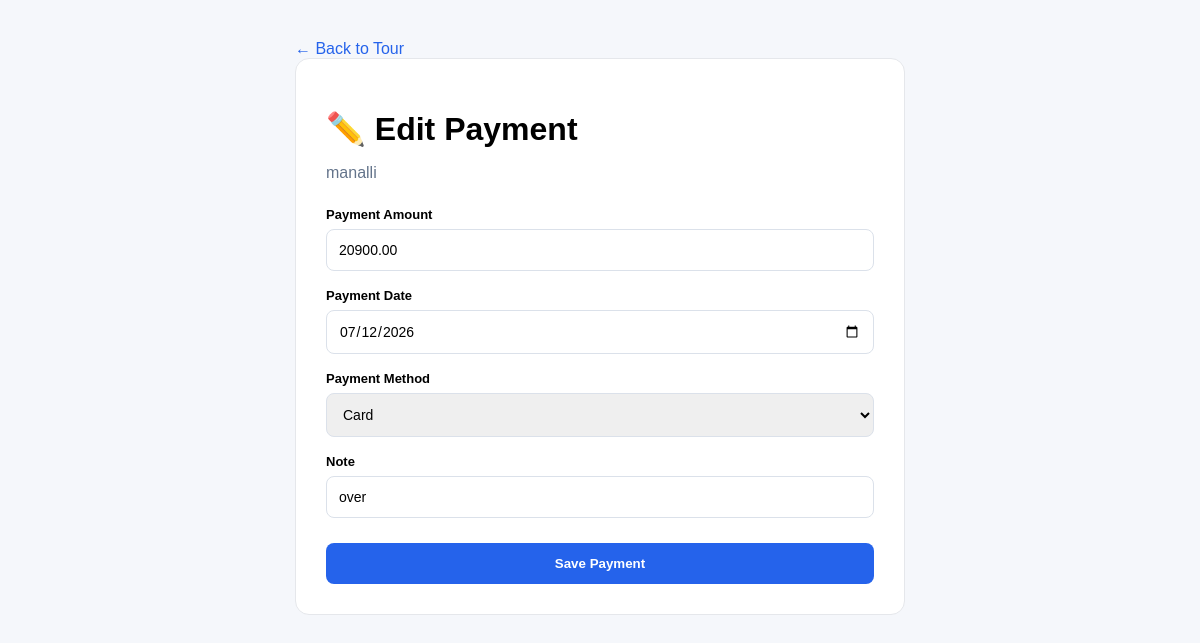
Screenshot of /payments/2/edit/ with the database file from the repository.
### finance/models.py (models this page shows, shortened)
class Tour(models.Model):
    tour_name = models.CharField(max_length=200)
    tour_date = models.DateField()
    customer_count = models.PositiveIntegerField(default=0)
    package_amount = models.DecimalField(
        max_digits=12,
        decimal_places=2,
        default=0
    )
    collection = models.DecimalField(
        max_digits=12,
        decimal_places=2,
        default=0
    )
    hotel_expense = models.DecimalField(
        max_digits=12,
        decimal_places=2,
        default=0
    )
    car_expense = models.DecimalField(
        max_digits=12,
        decimal_places=2,
        default=0
    )
    food_expense = models.DecimalField(
        max_digits=12,
        decimal_places=2,
        default=0
    )
    other_expense = models.DecimalField(
        max_digits=12,
        decimal_places=2,
        default=0
    )
    created_at = models.DateTimeField(auto_now_add=True)

class Payment(models.Model):
    tour = models.ForeignKey(
        Tour,
        on_delete=models.CASCADE,
        related_name='payments'
    )
    amount = models.DecimalField(
        max_digits=12,
        decimal_places=2
    )
    payment_date = models.DateField()
    payment_method = models.CharField(
        max_length=50,
        default='Cash'
    )
    note = models.CharField(
        max_length=255,
        blank=True
    )
    created_at = models.DateTimeField(
        auto_now_add=True
    )

### finance/views.py (the view, shortened to what this page needs)
def edit_payment(request, payment_id):
    payment = get_object_or_404(
        Payment,
        id=payment_id
    )
    tour = payment.tour
    other_paid = sum(
        p.amount
        for p in tour.payments.all()
        if p.id != payment.id
    )
    max_allowed = (
        tour.package_amount - other_paid
    )
    return render(
        request,
        'finance/edit_payment.html',
        {
            'payment': payment,
            'tour': tour,
            'max_allowed': max_allowed
        }
    )

### finance/templates/finance/edit_payment.html (shortened to what this page needs)
<!DOCTYPE html>
<html lang="en">
<head>
</head>
<body>
<div class="page">
    <a href="/tours/{{ tour.id }}/">
        ← Back to Tour
    </a>
    <div class="card">
        <h1>✏️ Edit Payment</h1>
        <p class="sub">
            {{ tour.tour_name }}
        </p>
        <form method="POST">
            <label>
                Payment Amount
            </label>
            <input
                type="number"
                name="amount"
                value="{{ payment.amount }}"
                min="1"
                max="{{ max_allowed }}"
                step="0.01"
                required
            >
            <label>
                Payment Date
            </label>
            <input
                type="date"
                name="payment_date"
                value="{{ payment.payment_date|date:'Y-m-d' }}"
                required
            >
            <label>
                Payment Method
            </label>
            <select name="payment_method">
                <option value="Card"
                    {% if payment.payment_method == "Card" %}selected{% endif %}>
                    Card
                </option>
            </select>
            <label>
                Note
            </label>
            <input
                type="text"
                name="note"
                value="{{ payment.note }}"
            >
            <button type="submit">
                Save Payment
            </button>
        </form>
    </div>
</div>
</body>
</html>

### finance/templates/finance/edit_payment.html (style rules this page uses)
* { box-sizing: border-box; font-family: Arial, sans-serif; }
body { margin: 0; background: #f5f7fb; }
.page { max-width: 650px; margin: auto; padding: 40px 20px; }
.card { background: white; padding: 30px; border-radius: 14px; border: 1px solid #e5e7eb; }
a { color: #2563eb; text-decoration: none; }
h1 { margin-bottom: 6px; }
.sub { color: #64748b; margin-bottom: 25px; }
label { display: block; margin: 17px 0 7px; font-size: 13px; font-weight: 600; }
input, select { width: 100%; padding: 12px; border: 1px solid #dbe1ea; border-radius: 8px; font-size: 14px; }
button { width: 100%; margin-top: 25px; padding: 13px; border: none; border-radius: 8px; background: #2563eb; color: white; font-weight: 600; cursor: pointer; }

### rows the page displays
Tour: tour_name "manalli"
Payment: amount "20900.00", payment_date "07/12/2026", payment_method "Card", note "over"
